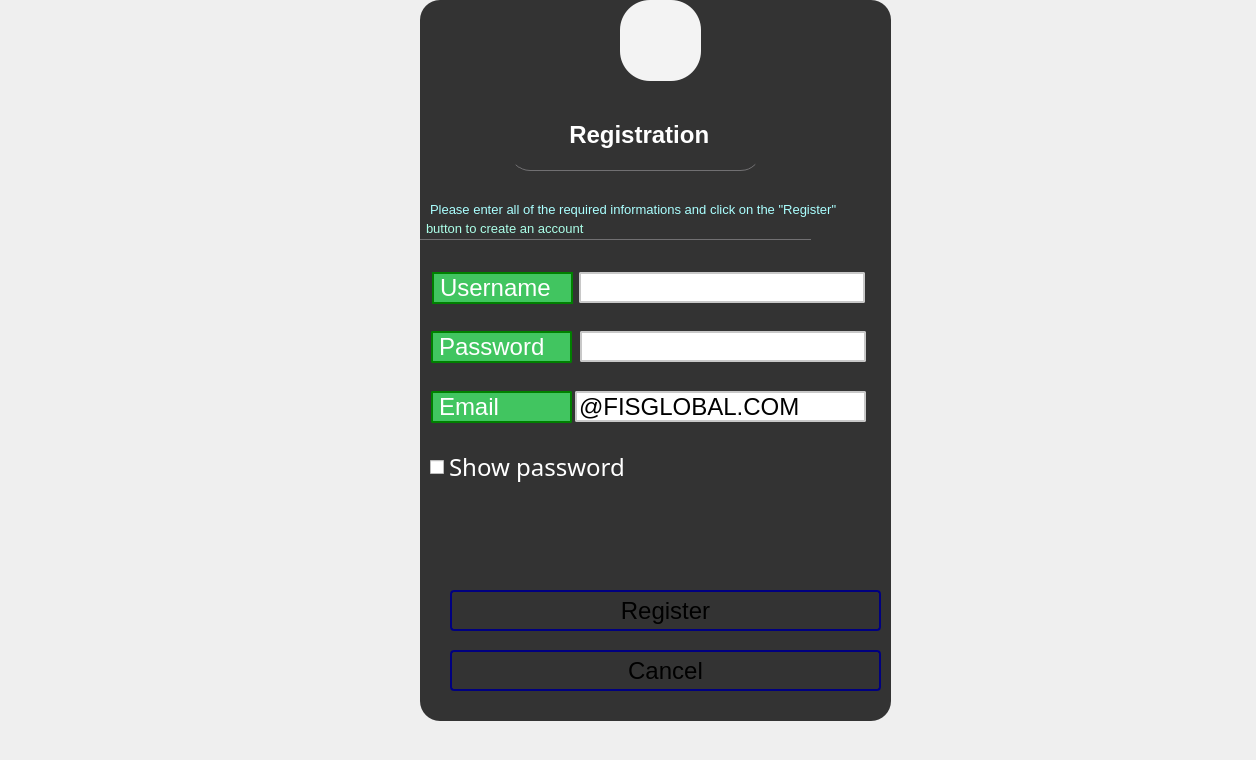
<?xml version="1.0" encoding="UTF-8"?>
<ui version="4.0">
 <class>RegisterWindow</class>
 <widget class="QDialog" name="RegisterWindow">
  <property name="geometry">
   <rect>
    <x>0</x>
    <y>0</y>
    <width>1256</width>
    <height>760</height>
   </rect>
  </property>
  <property name="sizePolicy">
   <sizepolicy hsizetype="Fixed" vsizetype="Fixed">
    <horstretch>0</horstretch>
    <verstretch>0</verstretch>
   </sizepolicy>
  </property>
  <property name="windowTitle">
   <string>Dialog</string>
  </property>
  <property name="windowIcon">
   <iconset resource="images.qrc">
    <normaloff>:/register.png</normaloff>:/register.png</iconset>
  </property>
  <property name="styleSheet">
   <string notr="true">
#RegisterWindow
{
background-image: url(:/main-background.jpg);
/*border-radius:60px;*/


}
</string>
  </property>
  <widget class="QFrame" name="frame">
   <property name="geometry">
    <rect>
     <x>420</x>
     <y>0</y>
     <width>471</width>
     <height>721</height>
    </rect>
   </property>
   <property name="styleSheet">
    <string notr="true">*{
font-family:arial;
font-size:24px;
}
QFrame
{
background:#333;
border-radius:20px;
}
</string>
   </property>
   <property name="frameShape">
    <enum>QFrame::StyledPanel</enum>
   </property>
   <property name="frameShadow">
    <enum>QFrame::Raised</enum>
   </property>
   <widget class="QLabel" name="label">
    <property name="geometry">
     <rect>
      <x>12</x>
      <y>272</y>
      <width>141</width>
      <height>32</height>
     </rect>
    </property>
    <property name="font">
     <font>
      <family>arial</family>
      <pointsize>-1</pointsize>
     </font>
    </property>
    <property name="styleSheet">
     <string notr="true">QLabel
{
background:rgb(65, 197, 96);

color:white;
border-bottom:1px solid #717072;




border-radius: px;

 border: 2px solid green;
 min-width: 80px;
}</string>
    </property>
    <property name="text">
     <string>Username</string>
    </property>
   </widget>
   <widget class="QLabel" name="label_2">
    <property name="geometry">
     <rect>
      <x>11</x>
      <y>331</y>
      <width>141</width>
      <height>32</height>
     </rect>
    </property>
    <property name="font">
     <font>
      <family>arial</family>
      <pointsize>-1</pointsize>
     </font>
    </property>
    <property name="styleSheet">
     <string notr="true">QLabel
{
background:rgb(65, 197, 96);

color:white;
border-bottom:1px solid #717072;




border-radius: 2px;

 border: 2px solid green;
 min-width: 80px;
}</string>
    </property>
    <property name="text">
     <string>Password</string>
    </property>
   </widget>
   <widget class="QLabel" name="label_3">
    <property name="geometry">
     <rect>
      <x>11</x>
      <y>391</y>
      <width>141</width>
      <height>32</height>
     </rect>
    </property>
    <property name="sizePolicy">
     <sizepolicy hsizetype="Fixed" vsizetype="Preferred">
      <horstretch>0</horstretch>
      <verstretch>0</verstretch>
     </sizepolicy>
    </property>
    <property name="font">
     <font>
      <family>arial</family>
      <pointsize>-1</pointsize>
     </font>
    </property>
    <property name="styleSheet">
     <string notr="true">QLabel
{
background:rgb(65, 197, 96);

color:white;
border-bottom:1px solid #717072;



border-radius: 2px;

 border: 2px solid green;
 min-width: 80px;
}</string>
    </property>
    <property name="text">
     <string>Email</string>
    </property>
   </widget>
   <widget class="QLineEdit" name="lineEdit">
    <property name="geometry">
     <rect>
      <x>155</x>
      <y>391</y>
      <width>291</width>
      <height>31</height>
     </rect>
    </property>
    <property name="sizePolicy">
     <sizepolicy hsizetype="Expanding" vsizetype="Preferred">
      <horstretch>0</horstretch>
      <verstretch>0</verstretch>
     </sizepolicy>
    </property>
    <property name="styleSheet">
     <string notr="true">

QLineEdit
{
background:white;
font: 75 12pt &quot;Times New Roman&quot;;
color:black;
border-bottom:1px solid #717072;
border-radius:2px;
border: 2px solid rgb(200, 200, 200);
 min-width: 80px;
}
</string>
    </property>
    <property name="text">
     <string>@FISGLOBAL.COM</string>
    </property>
    <property name="maxLength">
     <number>64</number>
    </property>
   </widget>
   <widget class="QLineEdit" name="lineEdit_3">
    <property name="geometry">
     <rect>
      <x>159</x>
      <y>272</y>
      <width>286</width>
      <height>31</height>
     </rect>
    </property>
    <property name="sizePolicy">
     <sizepolicy hsizetype="Expanding" vsizetype="Preferred">
      <horstretch>0</horstretch>
      <verstretch>0</verstretch>
     </sizepolicy>
    </property>
    <property name="styleSheet">
     <string notr="true">
QLineEdit
{
background:white;
font: 75 14pt &quot;Times New Roman&quot;;
color:black;
border-bottom:1px solid #717072;
border-radius:2px;
border: 2px solid rgb(200, 200, 200);
 min-width: 80px;
}
</string>
    </property>
    <property name="text">
     <string/>
    </property>
    <property name="maxLength">
     <number>64</number>
    </property>
   </widget>
   <widget class="QPushButton" name="register_button">
    <property name="geometry">
     <rect>
      <x>30</x>
      <y>590</y>
      <width>431</width>
      <height>41</height>
     </rect>
    </property>
    <property name="font">
     <font>
      <family>arial</family>
      <pointsize>-1</pointsize>
     </font>
    </property>
    <property name="styleSheet">
     <string notr="true">QPushButton {
    border: 2px solid #8f8f91;
    border-radius: 4px;
    background-color: qlineargradient(x1: 0, y1: 0, x2: 0, y2: 1,
                                      stop: 0 #f6f7fa, stop: 1 #dadbde);
    min-width: 80px;
}

QPushButton:pressed {
    background-color: qlineargradient(x1: 0, y1: 0, x2: 0, y2: 1,
                                      stop: 0 #dadbde, stop: 1 #f6f7fa);
}

QPushButton:flat {
    border: none; /* no border for a flat push button */
}

QPushButton:default {
    border-color: navy; /* make the default button prominent */
}
QPushButton:hover
{
color:white;
border-radius: 4px;
background:rgb(0, 0, 145);
/* border: 2px solid #00007f;*/
 min-width: 80px;
}</string>
    </property>
    <property name="text">
     <string>Register</string>
    </property>
   </widget>
   <widget class="QPushButton" name="cancel">
    <property name="geometry">
     <rect>
      <x>30</x>
      <y>650</y>
      <width>431</width>
      <height>41</height>
     </rect>
    </property>
    <property name="font">
     <font>
      <family>arial</family>
      <pointsize>-1</pointsize>
     </font>
    </property>
    <property name="styleSheet">
     <string notr="true">QPushButton {
    border: 2px solid rgb(0, 0, 127);
    border-radius: 4px;
    background-color: qlineargradient(x1: 0, y1: 0, x2: 0, y2: 1,
                                      stop: 0 #f6f7fa, stop: 1 #dadbde);
    min-width: 80px;
}

QPushButton:pressed {
    background-color: qlineargradient(x1: 0, y1: 0, x2: 0, y2: 1,
                                      stop: 0 #dadbde, stop: 1 #f6f7fa);
}

QPushButton:flat {
    border: none; /* no border for a flat push button */
}

QPushButton:default {
    border-color: navy; /* make the default button prominent */
}
QPushButton:hover
{
color:white;
border-radius: 4px;
background:rgb(0, 0, 145);
/* border: 2px solid #00007f;*/
 min-width: 80px;
}</string>
    </property>
    <property name="text">
     <string>Cancel</string>
    </property>
   </widget>
   <widget class="QLineEdit" name="lineEdit_2">
    <property name="geometry">
     <rect>
      <x>160</x>
      <y>331</y>
      <width>286</width>
      <height>31</height>
     </rect>
    </property>
    <property name="sizePolicy">
     <sizepolicy hsizetype="Expanding" vsizetype="Preferred">
      <horstretch>0</horstretch>
      <verstretch>0</verstretch>
     </sizepolicy>
    </property>
    <property name="styleSheet">
     <string notr="true">
QLineEdit
{
background:white;
font: 75 14pt &quot;Times New Roman&quot;;
color:black;
border-bottom:1px solid #717072;
border-radius:2px;
border: 2px solid rgb(200, 200, 200);
 min-width: 80px;
}
</string>
    </property>
    <property name="text">
     <string/>
    </property>
    <property name="echoMode">
     <enum>QLineEdit::Password</enum>
    </property>
   </widget>
   <widget class="QLabel" name="label_4">
    <property name="geometry">
     <rect>
      <x>90</x>
      <y>100</y>
      <width>251</width>
      <height>71</height>
     </rect>
    </property>
    <property name="sizePolicy">
     <sizepolicy hsizetype="Preferred" vsizetype="Preferred">
      <horstretch>0</horstretch>
      <verstretch>0</verstretch>
     </sizepolicy>
    </property>
    <property name="font">
     <font>
      <family>arial</family>
      <pointsize>-1</pointsize>
      <weight>75</weight>
      <italic>false</italic>
      <bold>true</bold>
      <underline>false</underline>
     </font>
    </property>
    <property name="styleSheet">
     <string notr="true">QLabel
{

border:none;
color:white;
border-bottom:1px solid #717072;
border-radius:20px;
}</string>
    </property>
    <property name="text">
     <string>        Registration</string>
    </property>
   </widget>
   <widget class="QLabel" name="label_5">
    <property name="geometry">
     <rect>
      <x>10</x>
      <y>199</y>
      <width>451</width>
      <height>21</height>
     </rect>
    </property>
    <property name="font">
     <font>
      <family>arial</family>
      <pointsize>-1</pointsize>
     </font>
    </property>
    <property name="text">
     <string>&lt;html&gt;&lt;head/&gt;&lt;body&gt;&lt;p&gt;&lt;span style=&quot; font-size:10pt; color:#aaffff;&quot;&gt;Please enter all of the required informations and click on the &amp;quot;Register&amp;quot;&lt;/span&gt;&lt;/p&gt;&lt;/body&gt;&lt;/html&gt;</string>
    </property>
   </widget>
   <widget class="QLabel" name="label_6">
    <property name="geometry">
     <rect>
      <x>0</x>
      <y>219</y>
      <width>391</width>
      <height>21</height>
     </rect>
    </property>
    <property name="styleSheet">
     <string notr="true">QLabel
{

border:none;
color:white;
border-bottom:1px solid #717072;
border-radius:20px;
}</string>
    </property>
    <property name="text">
     <string>&lt;html&gt;&lt;head/&gt;&lt;body&gt;&lt;p&gt;&lt;span style=&quot; font-size:10pt; color:#abffe8;&quot;&gt; button to create an account&lt;/span&gt;&lt;/p&gt;&lt;/body&gt;&lt;/html&gt;</string>
    </property>
   </widget>
   <widget class="QToolButton" name="toolButton">
    <property name="geometry">
     <rect>
      <x>200</x>
      <y>0</y>
      <width>81</width>
      <height>81</height>
     </rect>
    </property>
    <property name="styleSheet">
     <string notr="true">*{
font-family:century gothic;
font-size:24px;
}
QFrame
{
background:#333;
}
QPushButton
{
background:red;
border-radius:60px;
}

QToolButton
{
background:rgb(243, 243, 243);
border-radius:30px;
}
</string>
    </property>
    <property name="text">
     <string/>
    </property>
    <property name="icon">
     <iconset resource="images.qrc">
      <normaloff>:/register.png</normaloff>:/register.png</iconset>
    </property>
    <property name="iconSize">
     <size>
      <width>64</width>
      <height>64</height>
     </size>
    </property>
   </widget>
   <widget class="QCheckBox" name="checkBoxregister">
    <property name="geometry">
     <rect>
      <x>10</x>
      <y>450</y>
      <width>204</width>
      <height>34</height>
     </rect>
    </property>
    <property name="sizePolicy">
     <sizepolicy hsizetype="Fixed" vsizetype="Fixed">
      <horstretch>0</horstretch>
      <verstretch>0</verstretch>
     </sizepolicy>
    </property>
    <property name="font">
     <font>
      <family>century gothic</family>
      <pointsize>-1</pointsize>
     </font>
    </property>
    <property name="styleSheet">
     <string notr="true">QCheckBox
{
color:white;
font-family:century gothic;
font-size:24px;
 
}

</string>
    </property>
    <property name="text">
     <string>Show password</string>
    </property>
   </widget>
  </widget>
 </widget>
 <tabstops>
  <tabstop>lineEdit_3</tabstop>
  <tabstop>lineEdit_2</tabstop>
  <tabstop>lineEdit</tabstop>
  <tabstop>register_button</tabstop>
  <tabstop>cancel</tabstop>
  <tabstop>toolButton</tabstop>
 </tabstops>
 <resources>
  <include location="images.qrc"/>
 </resources>
 <connections/>
</ui>
